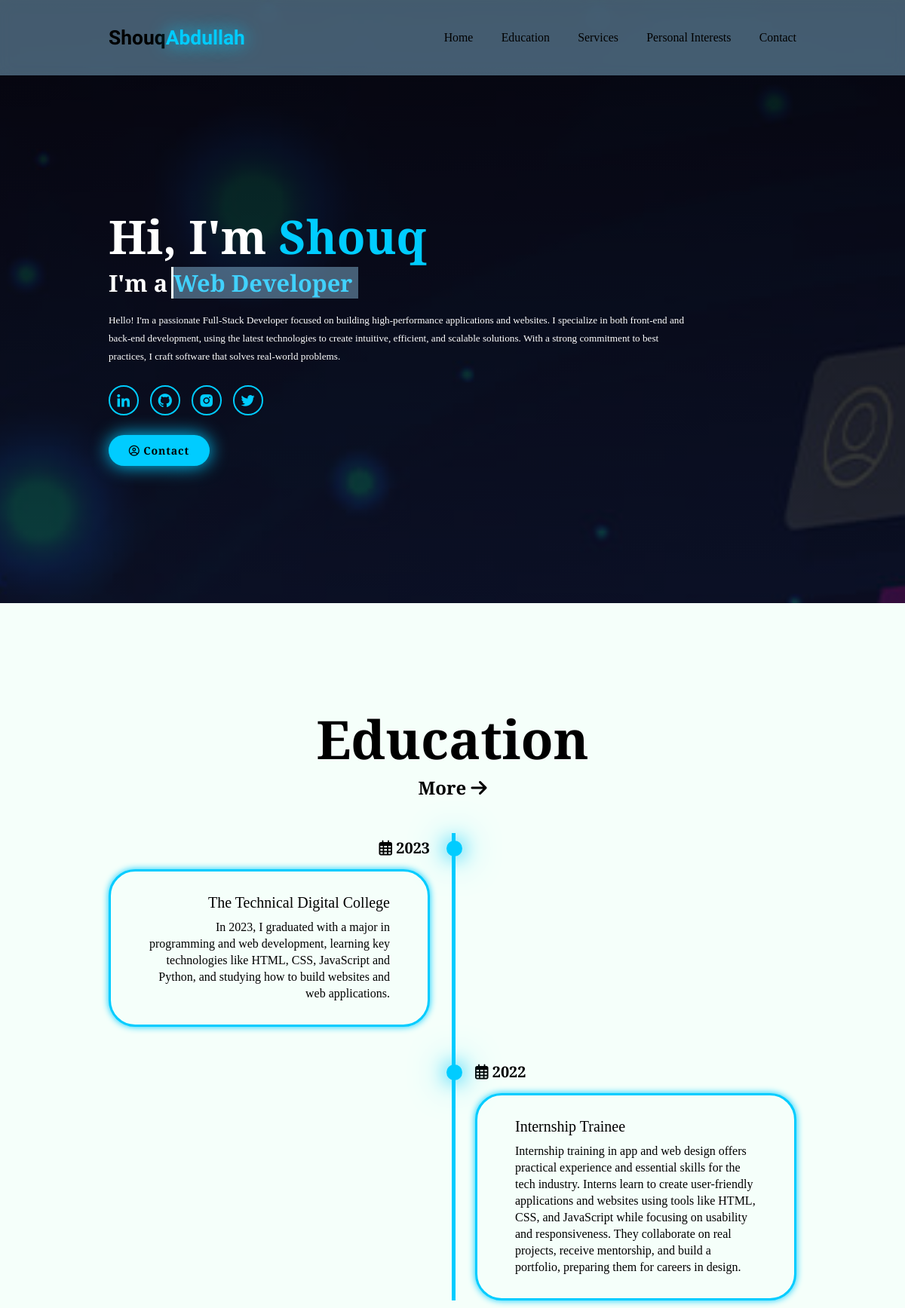
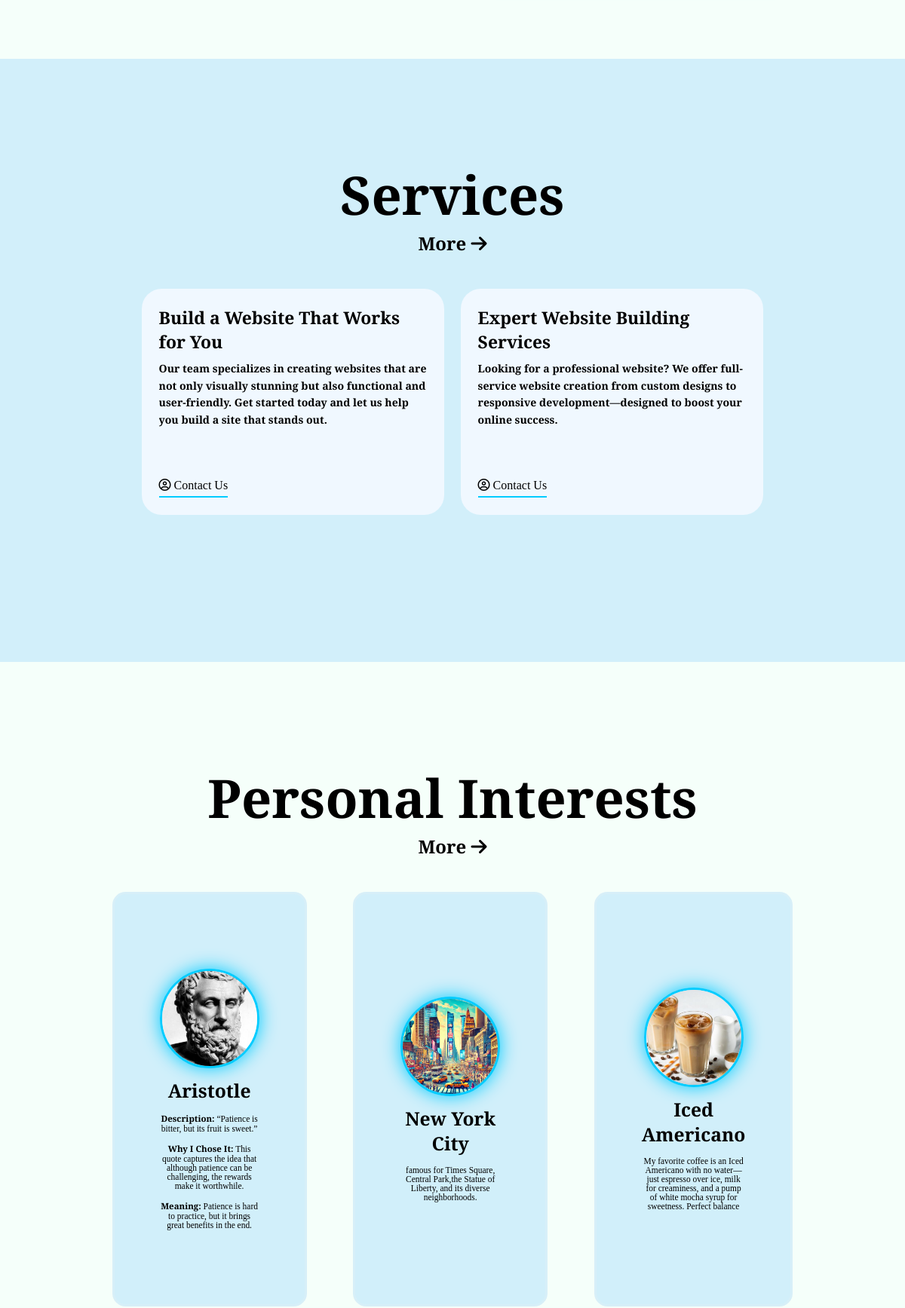
The page / (upper part) on the database its author committed (2 pictures, top to bottom).
### dashboard/models.py (models this page shows, shortened)
class Education(models.Model):
    uni_name = models.CharField(max_length=255)
    degree = models.CharField(max_length=255)
    description = models.TextField()
    graduation_year = models.IntegerField()

class Service(models.Model):
    title = models.CharField(max_length=255)
    description = models.TextField()

class Interest(models.Model):
    CATEGORY_CHOICES = [
        ('city', 'Favorite City'),
        ('drink', 'Favorite Drink'),
        ('quote', 'Favorite Quote'),
    ]
    name = models.CharField(max_length=255)
    description = models.TextField(null=False, blank=True)
    quote = models.TextField(null=False, blank=True)
    meaning = models.TextField(null=True, blank=True)
    why_chose = models.TextField(null=True, blank=True)
    image = models.ImageField(upload_to='interest_images/', blank=True, null=True)
    category = models.CharField(
        max_length=20,
        choices=CATEGORY_CHOICES,
        null=True,
        blank=True,
        default='city',
    )

### about_myself/views.py (the view)
# urls.py: 2. Add a URL to urlpatterns:  path('', views.home, name='home')
def home(request):
     education_list = Education.objects.all()
     services = Service.objects.all()
     interests = Interest.objects.all()
     return render(request, 'about_myself/home.html', {
        'education_list': education_list,
        'services': services,
        'interests': interests,
    })

### about_myself/templates/about_myself/home.html (shortened to what this page needs)
{% extends 'about_myself/base.html' %}
{% load static %}
{% block content %}
<section class="home section-background block" id="home">
    <div class="home-content">
        <h1>Hi, I'm<span> Shouq</span></h1>
        <h3 class="text-animation">I'm a <span></span></h3>
        <p>Hello! I'm a passionate Full-Stack Developer focused on building high-performance applications and websites. I specialize in both front-end and back-end development, using the latest technologies to create intuitive, efficient, and scalable solutions. With a strong commitment to best practices, I craft software that solves real-world problems.</p>
        <div class="social-icons">
            <a href="#"><i class='bx bxl-linkedin' ></i></a>
            <a href="#"><i class='bx bxl-github' ></i></a>
            <a href="#"><i class='bx bxl-instagram-alt' ></i></a>
            <a href="#"><i class='bx bxl-twitter' ></i></a>
        </div>
        <div class="btn-group">
            <a href="{% url 'contact:contact' %}" class="btn-home"><i class="far fa-user-circle"></i> Contact</a>
        </div>
    </div>
</section>
<section class="education1 block" id="education">
    <h2 class="heading">Education <br><p  style=" text-align: center; font-size: 24px;"> <a href="{% url 'education' %}" class="more-button background:black;"> More</a> <i style='font-size:24px' class='fas'>&#xf061;</i></p></h2>
            <div class="timeline-items">
        {% for education in education_list|slice:":2" %}
        <div class="timeline-item">
            <div class="timeline-dot"></div>
            <div class="timeline-date">
                <i class="far fa-calendar"></i> {{ education.graduation_year }}
            </div>
                <div class="timeline-content">
                    <h3>{{ education.uni_name }}</h3>
                <p>{{ education.description }}</p>
            </div>
        </div>
        {% empty %}
        <p>No education records yet.</p>
        {% endfor %}
        </div>
</section>
<section class="services block" id="services" style="background-color: rgba(159, 215, 249, 0.41)">
    <h2 class="heading"> Services  <br><p  style=" text-align: center; font-size: 24px;"> <a href="{% url 'services' %}" class="more-button background:black;"> More</a> <i style='font-size:24px' class='fas'>&#xf061;</i></p></h2>
    <div class="services-container">
        {% for service in services|slice:":2" %}
        <div class="services-box" style="background-color:aliceblue;">
            <div class="services-info">
                <h4>{{ service.title }}</h4>
                <p>{{ service.description }}</p>
                <a href="{% url 'contact:contact' %}" class="reply-link" style="background: none; "><i class="far fa-user-circle"></i> Contact Us</a>
                </div>
        </div>
        {% endfor %}
    </div>
</section>
<section class="testimonials block" id="testimonials">
    <div class="testimonials-box">
        <h2 class="heading">Personal Interests   <br><p  style=" text-align: center; font-size: 24px;"> <a href="{% url 'interests' %}" class="more-button background:black;"> More</a> <i style='font-size:24px' class='fas'>&#xf061;</i></p></h2>
        <div class="wrapper">
            {% for interest in interests|slice:":3" %}
            <div class="testimonials-item">
                {% if interest.image %}
                    <img src="{{ interest.image.url }}" alt="{{ interest.name }}">
                {% else %}
                    <img src="{% static 'images/default-image.png' %}" alt="No img">
                {% endif %}
                <h2>{{ interest.name }}</h2>
                {% if interest.category == 'drink' or interest.category == 'city' %}
                    <p>{{ interest.quote }}</p>
                {% elif interest.category == 'quote' %}
                    <p><strong>Description:</strong> {{ interest.quote }}</p>
                    <p><strong>Why I Chose It:</strong> {{ interest.why_chose }}</p>
                    <p><strong>Meaning:</strong> {{ interest.meaning }}</p>
                {% endif %}
            </div>
        {% empty %}
            <p>No testimonials available.</p>
        {% endfor %}
    </div>
    </div>
</section>
{% endblock %}

### rows shown on the page
Education: graduation_year "2023", uni_name "The Technical Digital College", description "In 2023, I graduated with a major in programming and web development, learning key technologies like HTML, CSS, JavaScript and Python, and studying how to build websites and web applications."
Education: graduation_year "2022", uni_name "Internship Trainee", description "Internship training in app and web design offers practical experience and essential skills for the tech industry. Interns learn to create user-friendly applications and websites using tools like HTML, CSS, and JavaScript while focusing on usability and responsiveness. They collaborate on real projects, receive mentorship, and build a portfolio, preparing them for careers in design."
Service: title "Build a Website That Works for You", description "Our team specializes in creating websites that are not only visually stunning but also functional and user-friendly. Get started today and let us help you build a site that stands out."
Service: title "Expert Website Building Services", description "Looking for a professional website? We offer full-service website creation from custom designs to responsive development—designed to boost your online success."
Interest: image (picture), name "Aristotle", quote "“Patience is bitter, but its fruit is sweet.”", why_chose "This quote captures the idea that although patience can be challenging, the rewards make it worthwhile.", meaning "Patience is hard to practice, but it brings great benefits in the end."
Interest: image (picture), name "New York City", quote "famous for Times Square, Central Park,the Statue of Liberty, and its diverse neighborhoods."
Interest: image (picture), name "Iced Americano", quote "My favorite coffee is an Iced Americano with no water—just espresso over ice, milk for creaminess, and a pump of white mocha syrup for sweetness. Perfect balance"
